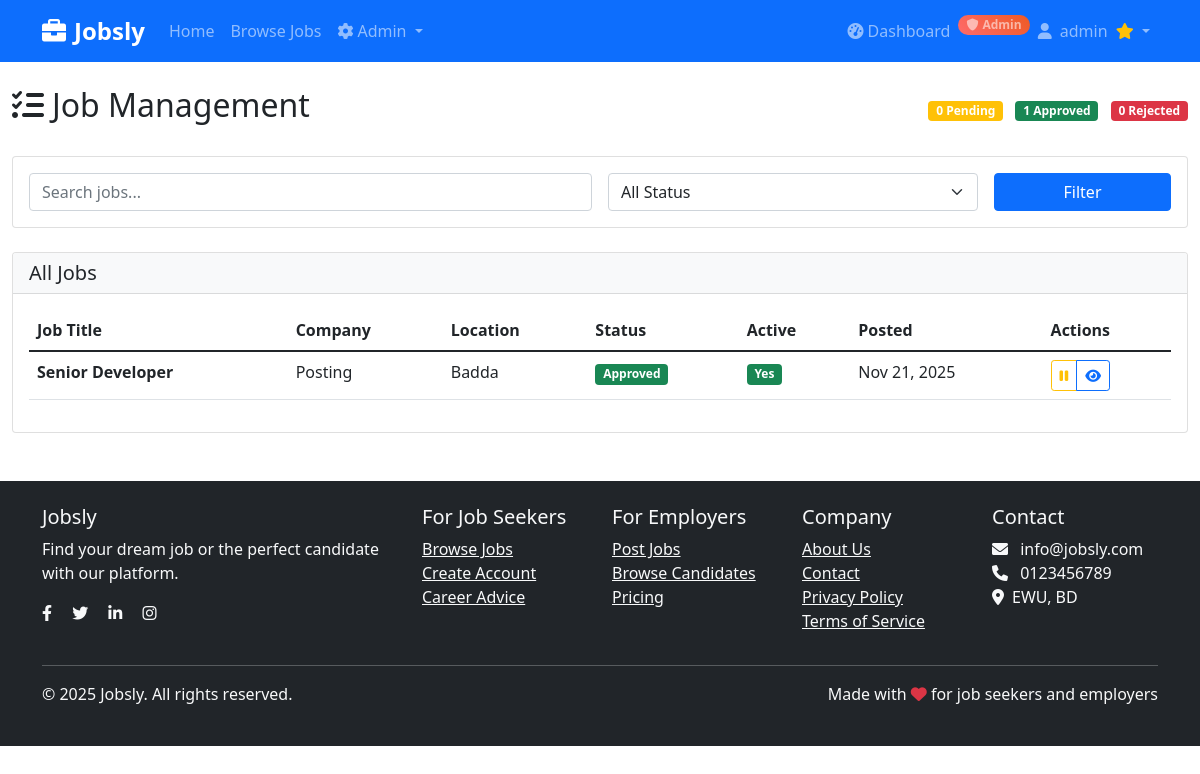
/accounts/admin/jobs/ (signed in), run on the app's committed database.
### accounts/models.py (models this page shows, shortened)
class User(AbstractUser):
    ROLE_CHOICES = (
        ('applicant', 'Job Seeker'),
        ('employer', 'Employer'),
        ('admin', 'Admin'),
    )
    role = models.CharField(max_length=20, choices=ROLE_CHOICES, default='applicant')
    phone = models.CharField(max_length=15, blank=True)
    email = models.EmailField(unique=True)

class EmployerProfile(models.Model):
    user = models.OneToOneField(User, on_delete=models.CASCADE, related_name='employerprofile')
    company_name = models.CharField(max_length=200)
    industry = models.CharField(max_length=100)
    address = models.TextField()
    description = models.TextField()
    website = models.URLField(blank=True)
    logo = models.ImageField(upload_to='company_logos/', null=True, blank=True)
    created_at = models.DateTimeField(auto_now_add=True)
    updated_at = models.DateTimeField(auto_now=True)

### jobs/models.py (models this page shows, shortened)
class Job(models.Model):
    JOB_TYPE_CHOICES = (
        ('full_time', 'Full Time'),
        ('part_time', 'Part Time'),
        ('contract', 'Contract'),
        ('internship', 'Internship'),
        ('remote', 'Remote'),
    )
    STATUS_CHOICES = (
        ('pending', 'Pending Approval'),
        ('approved', 'Approved'),
        ('rejected', 'Rejected'),
    )
    employer = models.ForeignKey(EmployerProfile, on_delete=models.CASCADE, related_name='jobs')
    title = models.CharField(max_length=200)
    category = models.CharField(max_length=100)  # Changed to CharField
    location = models.CharField(max_length=100)
    job_type = models.CharField(max_length=20, choices=JOB_TYPE_CHOICES)
    salary_min = models.DecimalField(max_digits=10, decimal_places=2)  # Fixed this line
    salary_max = models.DecimalField(max_digits=10, decimal_places=2)  # Fixed this line
    description = models.TextField()
    requirements = models.TextField()
    responsibilities = models.TextField()
    application_deadline = models.DateField()
    is_active = models.BooleanField(default=True)
    status = models.CharField(max_length=20, choices=STATUS_CHOICES, default='pending')
    created_at = models.DateTimeField(auto_now_add=True)
    updated_at = models.DateTimeField(auto_now=True)
    class Meta:
        ordering = ['-created_at']

### accounts/views.py (the view, shortened to what this page needs)
# urls.py: path('admin/jobs/', views.admin_job_management, name='admin_job_management'),
@login_required
@staff_member_required
def admin_job_management(request):
    if not request.user.is_staff:
        messages.error(request, 'Access denied.')
        return redirect('home')
    jobs = Job.objects.all().order_by('-created_at')
    status_filter = request.GET.get('status')
    if status_filter:
        jobs = jobs.filter(status=status_filter)
    search_query = request.GET.get('search')
    paginator = Paginator(jobs, 20)
    page_number = request.GET.get('page')
    page_obj = paginator.get_page(page_number)
    context = {
        'page_obj': page_obj,
        'pending_count': Job.objects.filter(status='pending').count(),
        'approved_count': Job.objects.filter(status='approved').count(),
        'rejected_count': Job.objects.filter(status='rejected').count(),
    }
    return render(request, 'accounts/admin_job_management.html', context)

### templates/accounts/admin_job_management.html (shortened to what this page needs)
{% extends 'base.html' %}
{% block content %}
<div class="container-fluid mt-4">
    <div class="row">
        <div class="col-12">
            <div class="d-flex justify-content-between align-items-center mb-4">
                <h2><i class="fas fa-tasks me-2"></i>Job Management</h2>
                <div>
                    <span class="badge bg-warning me-2">{{ pending_count }} Pending</span>
                    <span class="badge bg-success me-2">{{ approved_count }} Approved</span>
                    <span class="badge bg-danger">{{ rejected_count }} Rejected</span>
                </div>
            </div>
        </div>
    </div>
    <div class="card mb-4">
        <div class="card-body">
            <form method="get" class="row g-3">
                <div class="col-md-6">
                    <input type="text" name="search" class="form-control" placeholder="Search jobs..." value="{{ request.GET.search }}">
                </div>
                <div class="col-md-4">
                    <select name="status" class="form-select">
                        <option value="">All Status</option>
                    </select>
                </div>
                <div class="col-md-2">
                    <button type="submit" class="btn btn-primary w-100">Filter</button>
                </div>
            </form>
        </div>
    </div>
    <div class="card">
        <div class="card-header bg-light">
            <h5 class="mb-0">All Jobs</h5>
        </div>
        <div class="card-body">
            {% if page_obj %}
            <div class="table-responsive">
                <table class="table table-hover">
                    <thead>
                        <tr>
                            <th>Job Title</th>
                            <th>Company</th>
                            <th>Location</th>
                            <th>Status</th>
                            <th>Active</th>
                            <th>Posted</th>
                            <th>Actions</th>
                        </tr>
                    </thead>
                    <tbody>
                        {% for job in page_obj %}
                        <tr>
                            <td>
                                <strong>{{ job.title }}</strong>
                                <br>
                            </td>
                            <td>{{ job.employer.company_name }}</td>
                            <td>{{ job.location }}</td>
                            <td>
                                <span class="badge bg-{% if job.status == 'approved' %}success{% elif job.status == 'pending' %}warning{% else %}danger{% endif %}">
                                    {{ job.get_status_display }}
                                </span>
                            </td>
                            <td>
                                <span class="badge bg-{% if job.is_active %}success{% else %}secondary{% endif %}">
                                    {{ job.is_active|yesno:"Yes,No" }}
                                </span>
                            </td>
                            <td>{{ job.created_at|date:"M d, Y" }}</td>
                            <td>
                                <div class="btn-group btn-group-sm">
                                    <a href="{% url 'admin_toggle_job_active' job.id %}" class="btn btn-outline-{% if job.is_active %}warning{% else %}success{% endif %}" title="{% if job.is_active %}Deactivate{% else %}Activate{% endif %}">
                                        <i class="fas fa-{% if job.is_active %}pause{% else %}play{% endif %}"></i>
                                    </a>
                                    <a href="{% url 'job_detail' job.id %}" class="btn btn-outline-primary" title="View">
                                        <i class="fas fa-eye"></i>
                                    </a>
                                </div>
                            </td>
                        </tr>
                        {% endfor %}
                    </tbody>
                </table>
            </div>
            {% else %}
            <div class="text-center py-5">
                <i class="fas fa-briefcase fa-3x text-muted mb-3"></i>
                <h4>No Jobs Found</h4>
                <p class="text-muted">No jobs match your search criteria.</p>
            </div>
            {% endif %}
        </div>
    </div>
</div>
{% endblock %}

### templates/base.html (shortened to what this page needs)
<!DOCTYPE html>
<html lang="en">
<head>
    <link href="https://cdn.jsdelivr.net/npm/bootstrap@5.1.3/dist/css/bootstrap.min.css" rel="stylesheet">
    <link href="https://cdnjs.cloudflare.com/ajax/libs/font-awesome/6.0.0/css/all.min.css" rel="stylesheet">
</head>
<body>
    <nav class="navbar navbar-expand-lg navbar-dark bg-primary">
        <div class="container">
            <a class="navbar-brand" href="{% url 'home' %}">
                <i class="fas fa-briefcase me-2"></i>Jobsly
            </a>
            <div class="collapse navbar-collapse" id="navbarNav">
                <ul class="navbar-nav me-auto">
                    <li class="nav-item">
                        <a class="nav-link" href="{% url 'home' %}">Home</a>
                    </li>
                    <li class="nav-item">
                        <a class="nav-link" href="{% url 'job_list' %}">Browse Jobs</a>
                    </li>
                    {% if user.is_authenticated and user.is_staff %}
                    <li class="nav-item dropdown">
                        <a class="nav-link dropdown-toggle" href="#" id="adminDropdown" role="button" data-bs-toggle="dropdown">
                            <i class="fas fa-cog me-1"></i>Admin
                        </a>
                    </li>
                    {% endif %}
                </ul>
                <ul class="navbar-nav">
                    {% if user.is_authenticated %}
                        {% if user.role == 'applicant' %}
                            <li class="nav-item">
                                <a class="nav-link" href="{% url 'applicant_dashboard' %}">
                                    <i class="fas fa-tachometer-alt me-1"></i>Dashboard
                                </a>
                            </li>
                        {% endif %}
                        {% if user.is_staff %}
                        <li class="nav-item">
                            <span class="nav-link admin-badge badge rounded-pill">
                                <i class="fas fa-shield-alt me-1"></i>Admin
                            </span>
                        </li>
                        {% endif %}
                        <li class="nav-item dropdown">
                            <a class="nav-link dropdown-toggle" href="#" id="navbarDropdown" role="button" data-bs-toggle="dropdown">
                                <i class="fas fa-user me-1"></i>
                                {{ user.username }}
                                {% if user.is_staff %}
                                <i class="fas fa-star text-warning ms-1"></i>
                                {% endif %}
                            </a>
                        </li>
                    {% endif %}
                </ul>
            </div>
        </div>
    </nav>
    <main>
        {% block content %}
        {% endblock %}
    </main>
    <footer class="bg-dark text-light py-4 mt-5">
        <div class="container">
            <div class="row">
                <div class="col-md-4">
                    <h5>Jobsly</h5>
                    <p>Find your dream job or the perfect candidate with our platform.</p>
                    <div class="social-links">
                        <a href="#" class="text-light me-3"><i class="fab fa-facebook-f"></i></a>
                        <a href="#" class="text-light me-3"><i class="fab fa-twitter"></i></a>
                        <a href="#" class="text-light me-3"><i class="fab fa-linkedin-in"></i></a>
                        <a href="#" class="text-light"><i class="fab fa-instagram"></i></a>
                    </div>
                </div>
                <div class="col-md-2">
                    <h5>For Job Seekers</h5>
                    <ul class="list-unstyled">
                        <li><a href="{% url 'job_list' %}" class="text-light">Browse Jobs</a></li>
                        <li><a href="{% url 'register' %}" class="text-light">Create Account</a></li>
                        <li><a href="#" class="text-light">Career Advice</a></li>
                    </ul>
                </div>
                <div class="col-md-2">
                    <h5>For Employers</h5>
                    <ul class="list-unstyled">
                        <li><a href="{% url 'register' %}" class="text-light">Post Jobs</a></li>
                        <li><a href="#" class="text-light">Browse Candidates</a></li>
                        <li><a href="#" class="text-light">Pricing</a></li>
                    </ul>
                </div>
                <div class="col-md-2">
                    <h5>Company</h5>
                    <ul class="list-unstyled">
                        <li><a href="{% url 'home' %}" class="text-light">About Us</a></li>
                        <li><a href="#" class="text-light">Contact</a></li>
                        <li><a href="#" class="text-light">Privacy Policy</a></li>
                        <li><a href="#" class="text-light">Terms of Service</a></li>
                    </ul>
                </div>
                <div class="col-md-2">
                    <h5>Contact</h5>
                    <ul class="list-unstyled">
                        <li><i class="fas fa-envelope me-2"></i> info@jobsly.com</li>
                        <li><i class="fas fa-phone me-2"></i> 0123456789</li>
                        <li><i class="fas fa-map-marker-alt me-2"></i>EWU, BD</li>
                    </ul>
                </div>
            </div>
            <hr class="bg-light">
            <div class="row">
                <div class="col-md-6">
                    <p>&copy; 2025 Jobsly. All rights reserved.</p>
                </div>
                <div class="col-md-6 text-end">
                    <p>Made with <i class="fas fa-heart text-danger"></i> for job seekers and employers</p>
                </div>
            </div>
        </div>
    </footer>
</body>
</html>

### templates/base.html (style rules this page uses)
.navbar-brand { font-weight: bold; font-size: 1.5rem; }
.admin-badge { background: linear-gradient(45deg, #ff6b6b, #ee5a24); }

### data on the page
User: username "admin"
Job: title "Senior Developer", employer.company_name "Posting", location "Badda", status "Approved", is_active "Yes", created_at "Nov 21, 2025"

### other printed values
{{ pending_count }} "0"
{{ approved_count }} "1"
{{ rejected_count }} "0"
